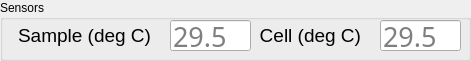
   <widget class="QGroupBox" name="groupBox_2">
    <property name="geometry">
     <rect>
      <x>10</x>
      <y>170</y>
      <width>471</width>
      <height>61</height>
     </rect>
    </property>
    <property name="title">
     <string>Sensors</string>
    </property>
    <widget class="QLabel" name="label_12">
     <property name="geometry">
      <rect>
       <x>10</x>
       <y>20</y>
       <width>141</width>
       <height>31</height>
      </rect>
     </property>
     <property name="font">
      <font>
       <pointsize>14</pointsize>
      </font>
     </property>
     <property name="text">
      <string>Sample (deg C)</string>
     </property>
     <property name="alignment">
      <set>Qt::AlignRight|Qt::AlignTrailing|Qt::AlignVCenter</set>
     </property>
    </widget>
    <widget class="caLineEdit" name="calineedit_9">
     <property name="geometry">
      <rect>
       <x>170</x>
       <y>20</y>
       <width>81</width>
       <height>31</height>
      </rect>
     </property>
     <property name="font">
      <font>
       <family>Lucida Sans Typewriter</family>
       <pointsize>20</pointsize>
       <weight>50</weight>
       <bold>false</bold>
      </font>
     </property>
     <property name="readOnly">
      <bool>true</bool>
     </property>
     <property name="placeholderText">
      <string>29.5</string>
     </property>
     <property name="channel" stdset="0">
      <string>LS336:XEOL:TSAMPLE_RBV</string>
     </property>
     <property name="foreground">
      <color>
       <red>10</red>
       <green>42</green>
       <blue>186</blue>
      </color>
     </property>
     <property name="background">
      <color>
       <red>187</red>
       <green>187</green>
       <blue>187</blue>
      </color>
     </property>
     <property name="colorMode">
      <enum>caLineEdit::Static</enum>
     </property>
     <property name="framePresent" stdset="0">
      <bool>false</bool>
     </property>
    </widget>
    <widget class="caLineEdit" name="calineedit_10">
     <property name="geometry">
      <rect>
       <x>380</x>
       <y>20</y>
       <width>81</width>
       <height>31</height>
      </rect>
     </property>
     <property name="font">
      <font>
       <family>Lucida Sans Typewriter</family>
       <pointsize>20</pointsize>
       <weight>50</weight>
       <bold>false</bold>
      </font>
     </property>
     <property name="readOnly">
      <bool>true</bool>
     </property>
     <property name="placeholderText">
      <string>29.5</string>
     </property>
     <property name="channel" stdset="0">
      <string>LS336:XEOL:TCELL_RBV</string>
     </property>
     <property name="foreground">
      <color>
       <red>10</red>
       <green>42</green>
       <blue>186</blue>
      </color>
     </property>
     <property name="background">
      <color>
       <red>187</red>
       <green>187</green>
       <blue>187</blue>
      </color>
     </property>
     <property name="colorMode">
      <enum>caLineEdit::Static</enum>
     </property>
     <property name="framePresent" stdset="0">
      <bool>false</bool>
     </property>
    </widget>
    <widget class="QLabel" name="label_13">
     <property name="geometry">
      <rect>
       <x>260</x>
       <y>20</y>
       <width>101</width>
       <height>31</height>
      </rect>
     </property>
     <property name="font">
      <font>
       <pointsize>14</pointsize>
      </font>
     </property>
     <property name="text">
      <string>Cell (deg C)</string>
     </property>
     <property name="alignment">
      <set>Qt::AlignRight|Qt::AlignTrailing|Qt::AlignVCenter</set>
     </property>
    </widget>
   </widget>
